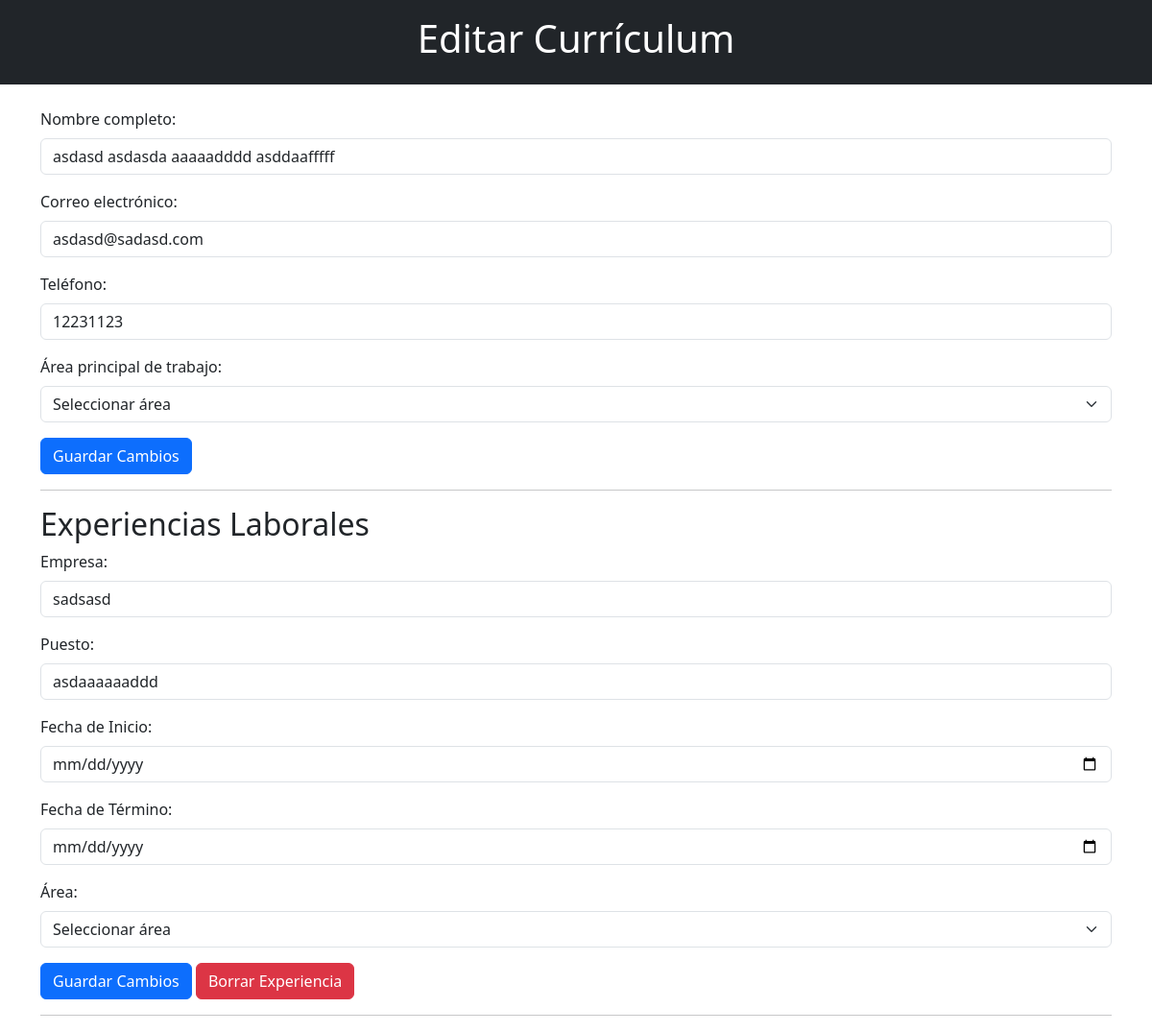
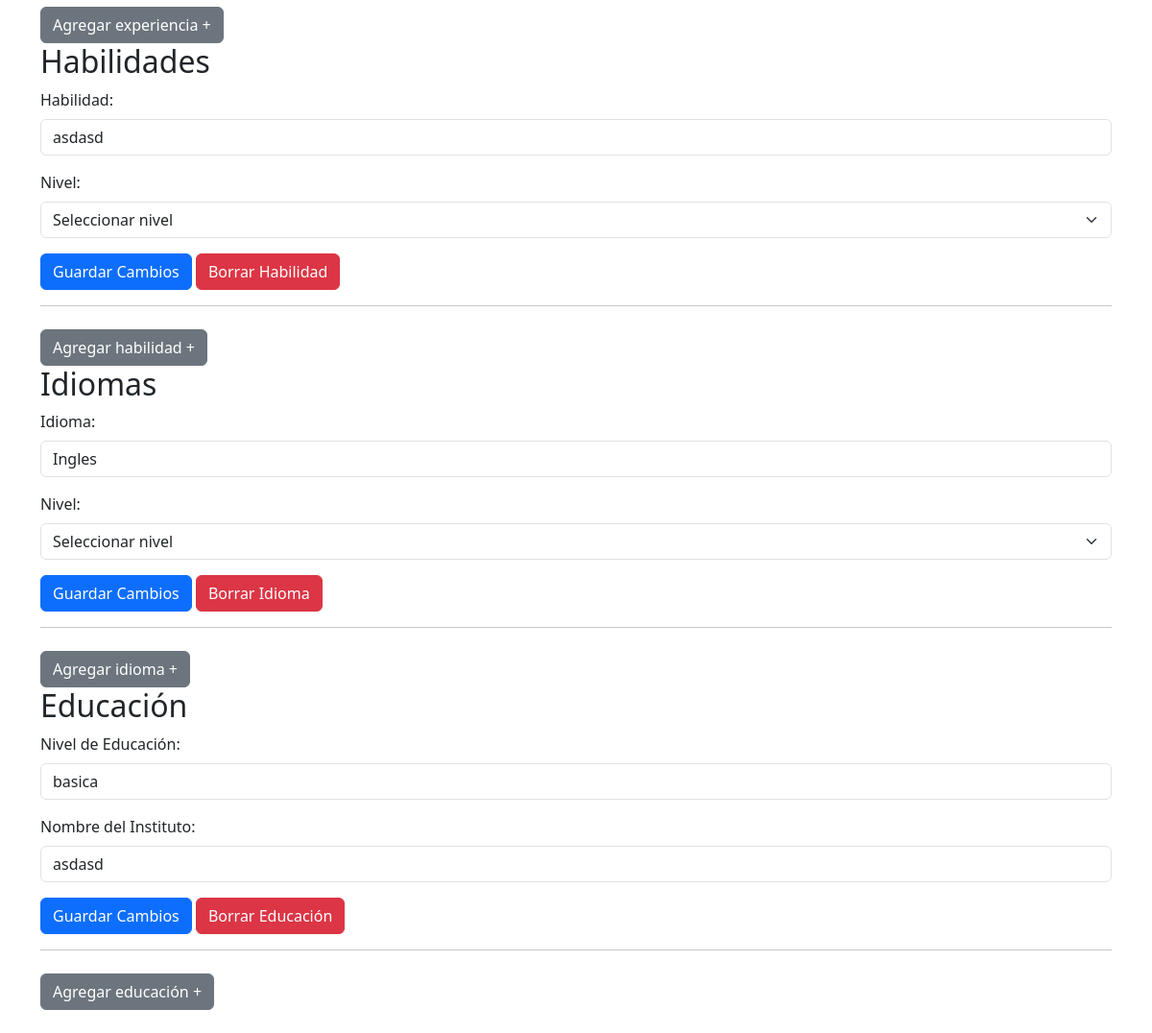
Before: /App_curriculums/Home/currch (signed in) with the older database file (2 pictures, top to bottom).
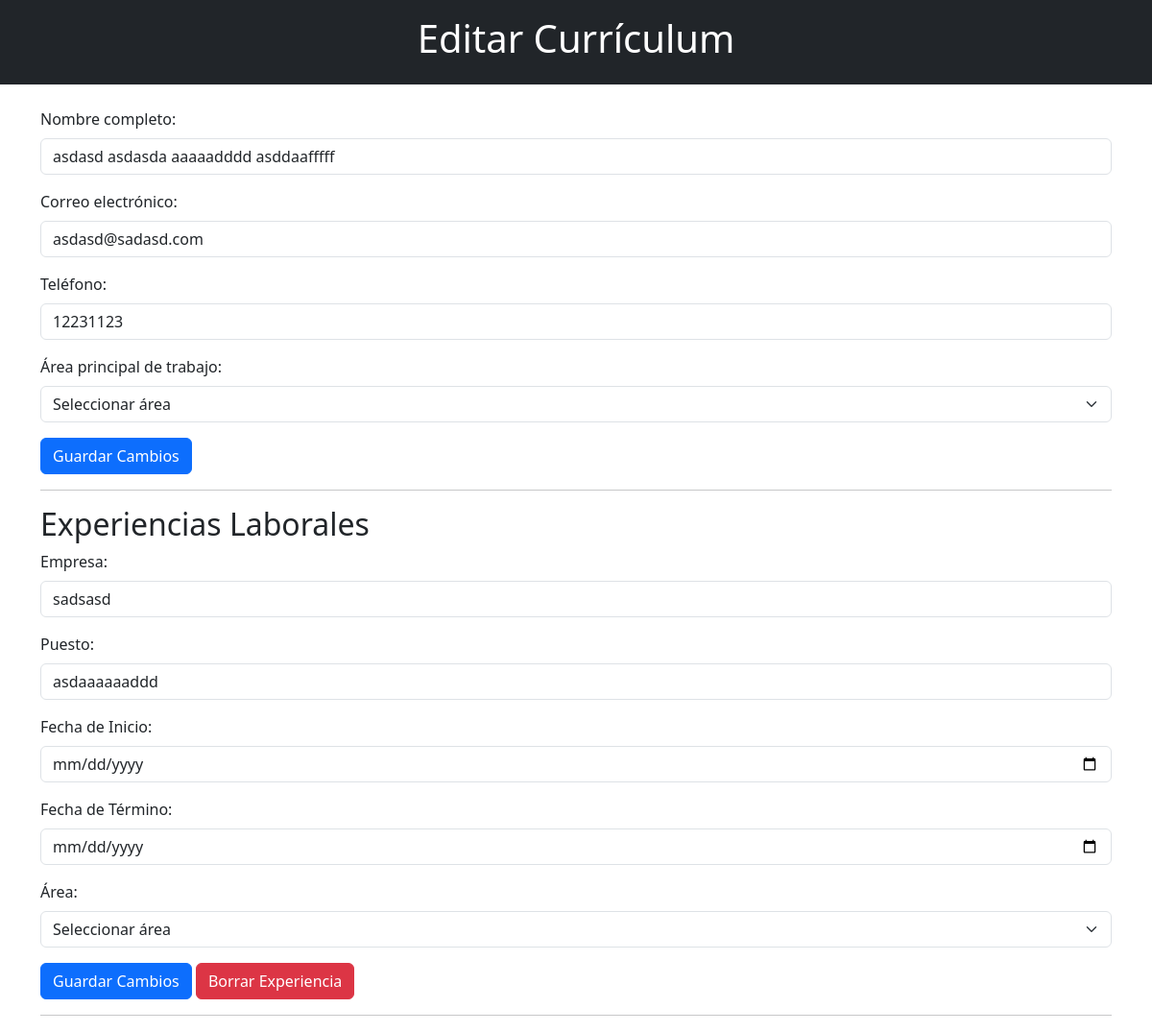
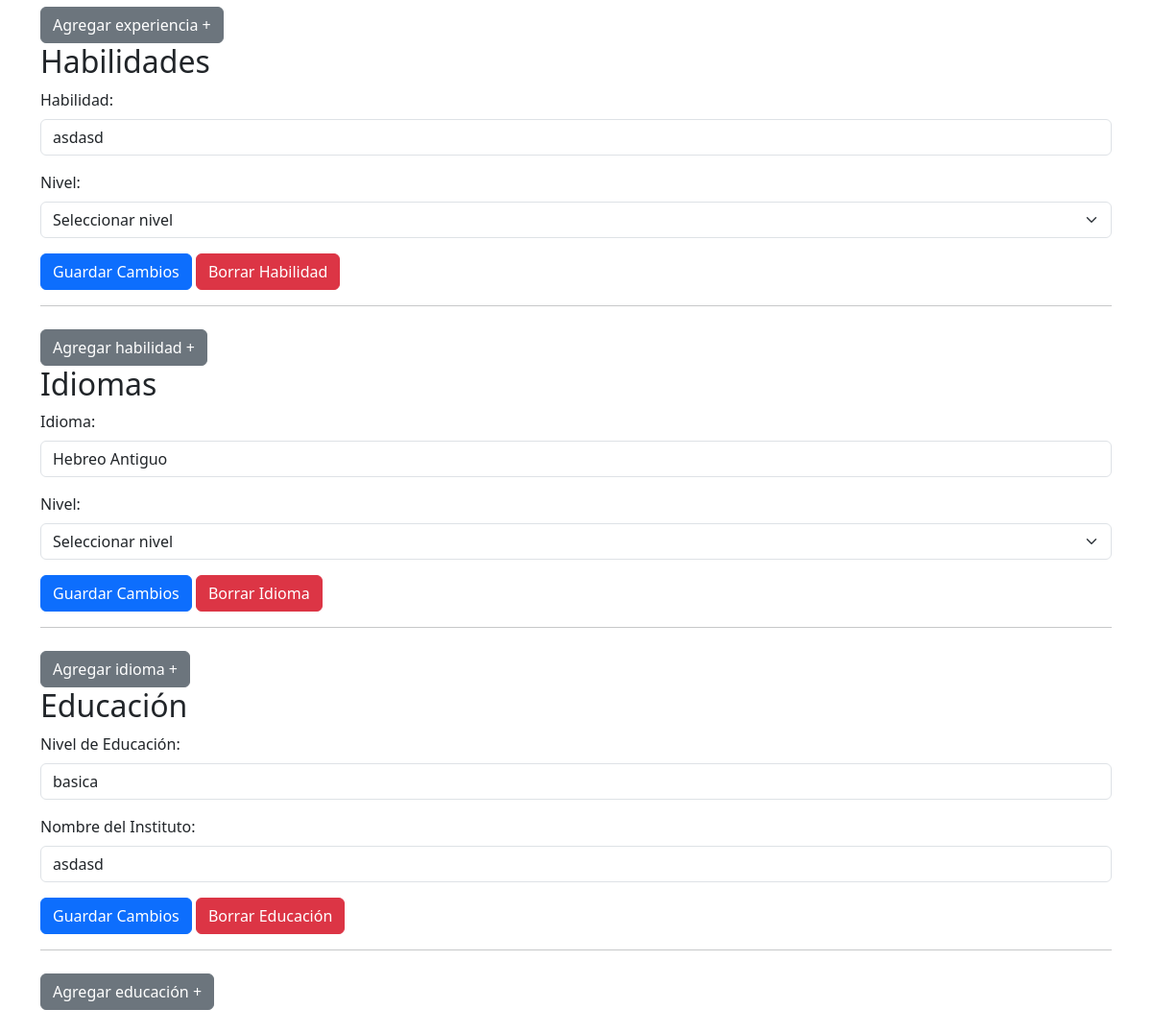
After: the same page with the newer database file (2 pictures, top to bottom).
### App_curriculums/models.py (models this page shows)
class Experiencias(models.Model):
    id = models.AutoField(primary_key= True, null=False, unique=True)
    nombre_usu = models.ForeignKey(Usuarios, on_delete=models.CASCADE, to_field='nombre_usu')
    empresa = models.CharField(max_length=254,null=False,blank=True)
    puesto = models.CharField(max_length=254,null=False,blank=True)
    desde = models.DateTimeField(null=False,blank=False)
    hasta = models.DateTimeField(null=False,blank=False)
    area = models.CharField(max_length=254,blank=True,null=False,default='Area no especificada')
    archivo_experiencia = models.CharField(max_length=2,null=False,blank=False)
    puntos = models.IntegerField(null=False,blank=False,default=10)

class Habilidades(models.Model):
    id = models.AutoField(primary_key=True, null=False, unique=True)
    nombre_usu = models.ForeignKey(Usuarios, on_delete=models.CASCADE, to_field='nombre_usu')
    habilidad = models.CharField(max_length=254,null=False,blank=True)
    nivel = models.CharField(max_length=14,null=False,blank=False,default='No seleccionado')
    area = models.CharField(max_length=254,blank=True,null=False,default='Area no especificada')
    archivo_habilidad = models.CharField(max_length=2,null=True,blank=True)
    puntos = models.IntegerField(null=False,blank=False,default=10)

class Idiomas(models.Model):
    id = models.AutoField(primary_key=True, null=False, unique=True)
    nombre_usu = models.ForeignKey(Usuarios, on_delete=models.CASCADE, to_field='nombre_usu')
    idioma = models.CharField(max_length=254,blank=True,null=False)
    nivel_idioma = models.CharField(max_length=54,blank=False,null=False,default='No seleccionado')
    area = models.CharField(max_length=254,blank=True,null=False,default='Area no especificada')
    archivo_idioma = models.CharField(max_length=2,null=True,blank=True)
    puntos = models.IntegerField(null=False,blank=False,default=10)

class Educaciones(models.Model):
    id = models.AutoField(primary_key=True, null=False, unique=True)
    nombre_usu = models.ForeignKey(Usuarios, on_delete=models.CASCADE, to_field='nombre_usu')
    nivel_educacion = models.CharField(max_length=54,blank=False,null=False)
    nombre_instituto = models.CharField(max_length=254,blank=True,null=False)
    curso = models.CharField(max_length=254,blank=True,null=False)
    curso_termino = models.CharField(max_length=254,blank=True,null=False)
    desde = models.DateTimeField(null=False,blank=False)
    hasta = models.DateTimeField(null=False,blank=False)
    area = models.CharField(max_length=254,blank=True,null=False,default='Area no especificada')
    archivo_educacion = models.CharField(max_length=2,null=True,blank=True)
    puntos = models.IntegerField(null=False,blank=False,default=10)

### App_curriculums/views.py (the view)
# urls.py: path('/Home/currch',views.Editar_curriculum,name='Editar_curriculum'),
def Editar_curriculum(request):
    nombre_usuario = request.session.get('nombre_usu')
    usuario=Usuarios.objects.get(nombre_usu=nombre_usuario)
    curriculum = Curriculums.objects.get(nombre_usu=usuario)
    experiencias_laborales = Experiencias.objects.filter(nombre_usu=usuario)
    habilidades = Habilidades.objects.filter(nombre_usu=usuario)
    idiomas=Idiomas.objects.filter(nombre_usu=usuario)
    educacion=Educaciones.objects.filter(nombre_usu=usuario)
    context = {'curriculum':curriculum, 'experiencias_laborales':experiencias_laborales,'habilidades':habilidades,'idiomas':idiomas,'educacion':educacion}
    return render(request, 'html/editar_curriculum.html',context)

### App_curriculums/templates/html/editar_curriculum.html (shortened to what the changed rows need)
{% load static %}
<!DOCTYPE html>
<html lang="es">
<head>
    <link rel="stylesheet" type="text/css" href="{% static 'App_curriculums/css/info_cvp.css' %}">
    <link rel="stylesheet" href="https://cdn.jsdelivr.net/npm/bootstrap@5.3.0/dist/css/bootstrap.min.css">
</head>
<body>
    <header class="bg-dark text-white text-center py-3">
        <h1>Editar Currículum</h1>
    </header>
    {% if curriculum %}
    <section id="edit-resume" class="container my-4">
        <form method="post" action="#" enctype="multipart/form-data">
            <div class="mb-3">
            </div>
            <div class="mb-3">
            </div>
            <div class="mb-3">
            </div>
            <div class="mb-3">
            </div>
            <button type="submit" class="btn btn-primary">Guardar Cambios</button>
        </form>
        <hr>
        <h2>Experiencias Laborales</h2>
        {% for experiencia in experiencias_laborales %}
            <form method="post" action="#">
                <div class="mb-3">
                    <label for="empresa" class="form-label">Empresa:</label>
                    <input type="text" class="form-control" id="empresa" name="empresa" value="{{ experiencia.empresa }}" required>
                </div>
                <div class="mb-3">
                    <label for="puesto" class="form-label">Puesto:</label>
                    <input type="text" class="form-control" id="puesto" name="puesto" value="{{ experiencia.puesto }}" required>
                </div>
                <div class="mb-3">
                    <label for="fechaInicio" class="form-label">Fecha de Inicio:</label>
                    <input type="date" class="form-control" id="fechaInicio" name="fechaInicio" value="{{ experiencia.fecha_inicio }}" required>
                </div>
                <div class="mb-3">
                    <label for="fechaTermino" class="form-label">Fecha de Término:</label>
                    <input type="date" class="form-control" id="fechaTermino" name="fechaTermino" value="{{ experiencia.fecha_termino }}">
                </div>
                <div class="mb-3">
                    <label for="area" class="form-label">Área:</label>
                    <select class="form-select" id="area" name="area" required>
                        <option value="" disabled selected>Seleccionar área</option>
                    </select>
                </div>
                <button type="submit" class="btn btn-primary">Guardar Cambios</button>
                <a href="#" class="btn btn-danger">Borrar Experiencia</a>
            </form>
            <hr>
        {% endfor %}
        <button type="button" class="btn btn-secondary mt-2" data-bs-toggle="modal" data-bs-target="#experienciaModal">Agregar experiencia +</button>
        <h2>Habilidades</h2>
        {% for habilidad in habilidades %}
            <form method="post" action="#">
                <div class="mb-3">
                    <label for="habilidad" class="form-label">Habilidad:</label>
                    <input type="text" class="form-control" id="habilidad" name="habilidad" value="{{ habilidad.habilidad }}" required>
                </div>
                <div class="mb-3">
                    <label for="nivel" class="form-label">Nivel:</label>
                    <select class="form-select" id="nivel" name="nivel" required>
                        <option value="" disabled selected>Seleccionar nivel</option>
                    </select>
                </div>
                <button type="submit" class="btn btn-primary">Guardar Cambios</button>
                <a href="#" class="btn btn-danger">Borrar Habilidad</a>
            </form>
            <hr>
        {% endfor %}
        <button type="button" class="btn btn-secondary mt-2" data-bs-toggle="modal" data-bs-target="#habilidadModal">Agregar habilidad +</button>
        <h2>Idiomas</h2>
        {% for idioma in idiomas %}
            <form method="post" action="#">
                <div class="mb-3">
                    <label for="idioma" class="form-label">Idioma:</label>
                    <input type="text" class="form-control" id="idioma" name="idioma" value="{{ idioma.idioma }}" required>
                </div>
                <div class="mb-3">
                    <label for="nivel_idioma" class="form-label">Nivel:</label>
                    <select class="form-select" id="nivel_idioma" name="nivel_idioma" required>
                        <option value="" disabled selected>Seleccionar nivel</option>
                    </select>
                </div>
                <button type="submit" class="btn btn-primary">Guardar Cambios</button>
                <a href="#" class="btn btn-danger">Borrar Idioma</a>
            </form>
            <hr>
        {% endfor %}
        <button type="button" class="btn btn-secondary mt-2" data-bs-toggle="modal" data-bs-target="#idiomaModal">Agregar idioma +</button>
        <h2>Educación</h2>
        {% for edu in educacion %}
            <form method="post" action="#">
                <div class="mb-3">
                    <label for="nivel_educacion" class="form-label">Nivel de Educación:</label>
                    <input type="text" class="form-control" id="nivel_educacion" name="nivel_educacion" value="{{ edu.nivel_educacion }}" required>
                </div>
                <div class="mb-3">
                    <label for="nombre_instituto" class="form-label">Nombre del Instituto:</label>
                    <input type="text" class="form-control" id="nombre_instituto" name="nombre_instituto" value="{{ edu.nombre_instituto }}" required>
                </div>
                <button type="submit" class="btn btn-primary">Guardar Cambios</button>
                <a href="#" class="btn btn-danger">Borrar Educación</a>
            </form>
            <hr>
        {% endfor %}
        <button type="button" class="btn btn-secondary mt-2" data-bs-toggle="modal" data-bs-target="#educacionModal">Agregar educación +</button>
    </section>
    {% endif %}
</body>
</html>

Changed rows visible on the page:
removed Idiomas: idioma "Ingles"
added Idiomas: idioma "Hebreo Antiguo"
